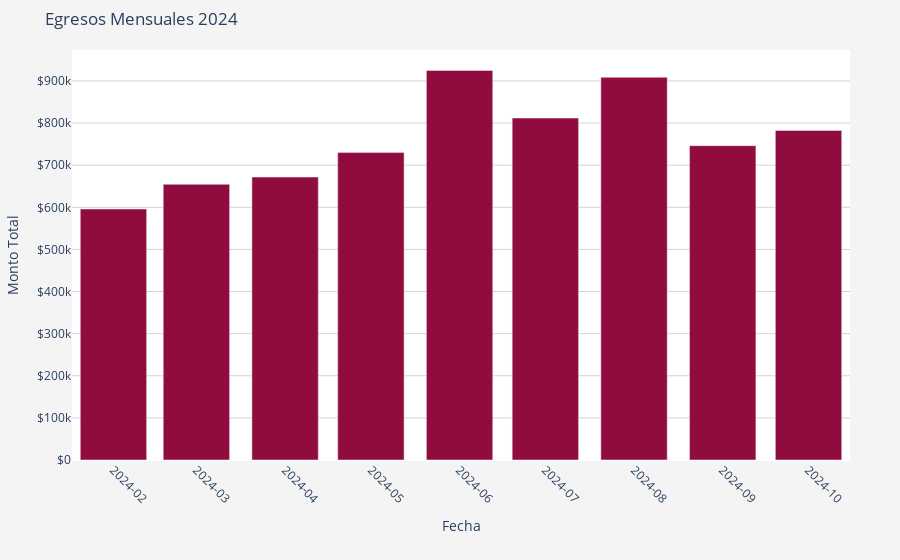

Here is the notebook cell this chart was saved with:
### Code cell
# Asignar 'FECHA' al eje X y 'EGRESOS-INFLACION' al eje Y
x = ['2024-02', '2024-03', '2024-04', '2024-05', '2024-06', '2024-07', '2024-08', '2024-09', '2024-10']
y = egresos_inflacion['EGRESOS-INFLACION']

# Definir la traza para los egresos
trace1 = go.Bar(
    x=x,  # Fecha en el eje X
    y=y,  # Total de egresos en el eje Y
    name='Egresos por mes',
    marker={'color': '#900C3F'}
)

# Lista de trazas
data = [trace1]

# Layout del gráfico
layout = go.Layout(
    xaxis={
        'title': 'Fecha',
        'tickangle': 45,
        'tickmode': 'array',
        'tickformat': '%Y-%m',  # Formato de fecha para mostrar año y mes
    },
    yaxis={
        'title': 'Monto Total',
        'tickprefix': '$',
        'showgrid': True,
        'gridcolor': 'lightgrey'
    },
    barmode='group',
    title='Egresos Mensuales 2024',
    plot_bgcolor='white',
    paper_bgcolor='#f4f4f4',
    margin={'l': 50, 'r': 50, 't': 50, 'b': 100},
    hovermode='x unified'
)

# Crear la figura
fig = go.Figure(data=data, layout=layout)

# Mostrar el gráfico
fig.show()

# Exportar a HTML si deseas
pio.write_html(fig, 'Egresos_inflacion.html', auto_open=True)

### Figure 1 — Plotly figure (JSON) as saved in the notebook; plotly's stock layout.template omitted (floating-point values rounded to 4 significant figures)
{"data": [{"marker": {"color": "#900C3F"}, "name": "Egresos por mes", "type": "bar", "x": ["2024-02", "2024-03", "2024-04", "2024-05", "2024-06", "2024-07", "2024-08", "2024-09", "2024-10"], "y": [595937, 654554, 671780, 729900.0, 924900.0, 811900.0, 908600.0, 746300.0, 782500.0]}], "layout": {"barmode": "group", "hovermode": "x unified", "margin": {"b": 100, "l": 50, "r": 50, "t": 50}, "paper_bgcolor": "#f4f4f4", "plot_bgcolor": "white", "title": {"text": "Egresos Mensuales 2024"}, "xaxis": {"tickangle": 45, "tickformat": "%Y-%m", "tickmode": "array", "title": {"text": "Fecha"}}, "yaxis": {"gridcolor": "lightgrey", "showgrid": true, "tickprefix": "$", "title": {"text": "Monto Total"}}}}
